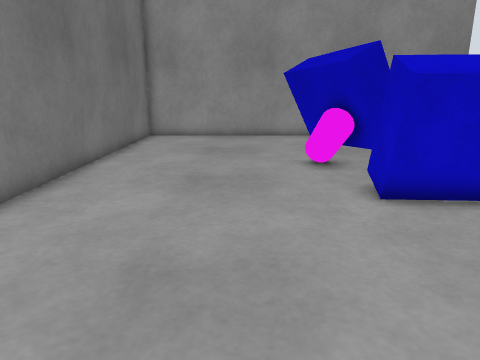
View 1 (above)

12 first-person views from a walk through a robot-simulator world made for Gazebo. The camera is 0.24 m above the floor, tilts 14° down and sees 70° across. The lines on the ground mark 0.25 m squares. The floor is counted in squares, 0.1 m on a side. Each view is taken from the middle of a square. On the plan, view 1 faces up. The plan holds only what a view shows up to about 20 squares ahead; the rest is blank.

View 2
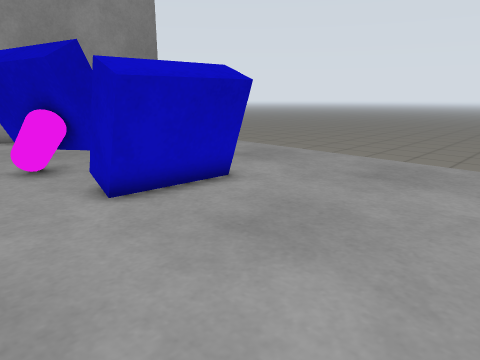

View 3
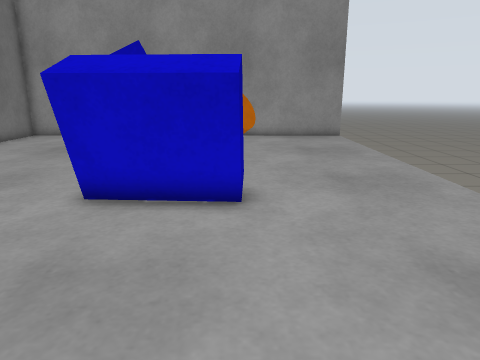

View 4
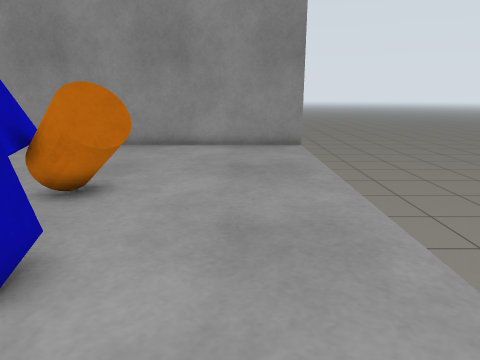

View 5
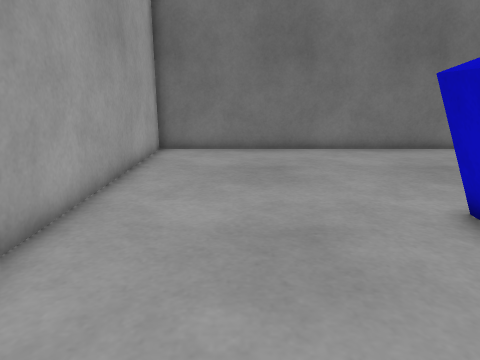

View 6
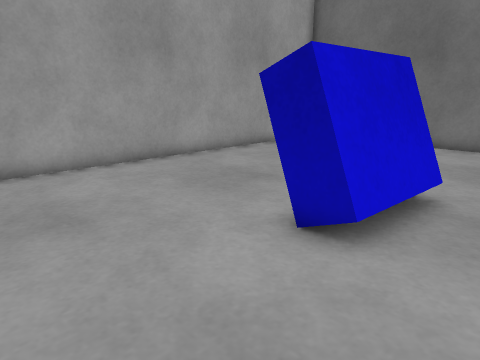

View 7
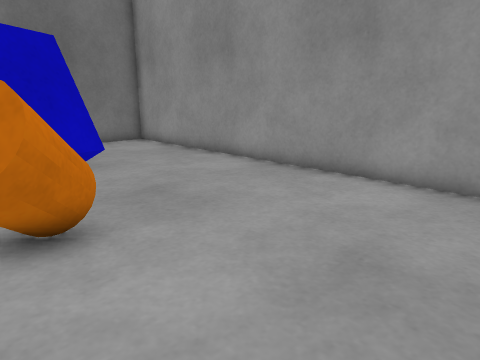

View 8
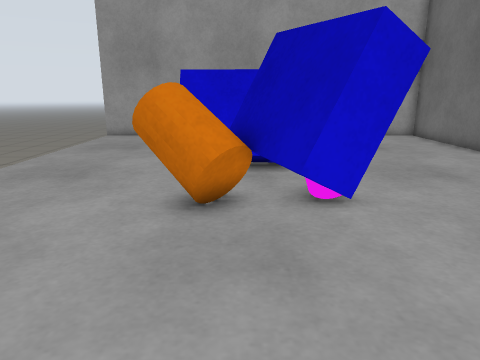

View 9
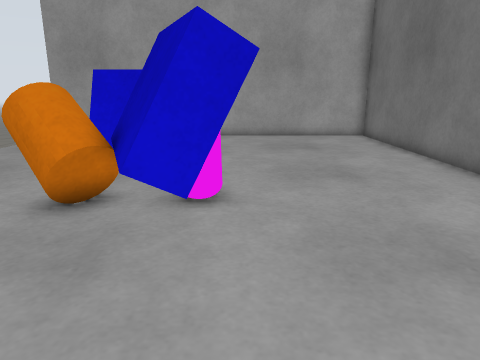

View 10
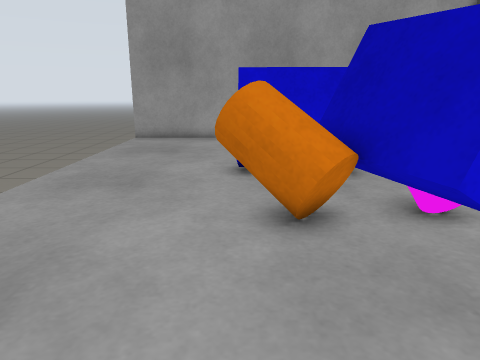

View 11
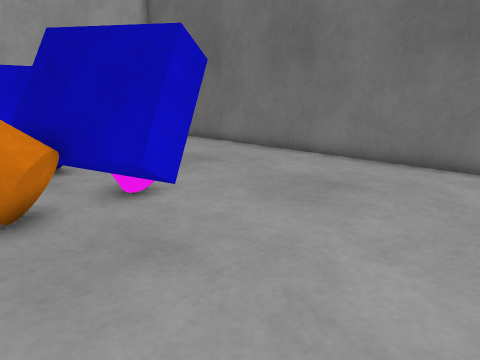

View 12
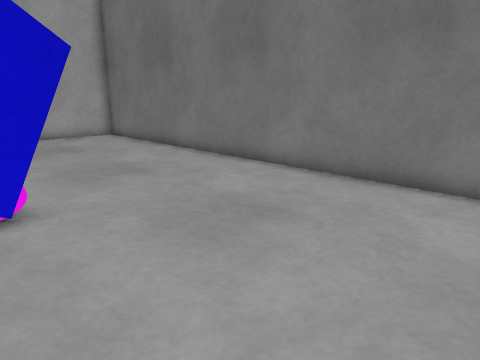

### Floor plan
Key: @ floor where view 1 was taken; # wall or solid block; . floor; v drop or lower ground; B blue box; C magenta cylinder; A barrel.
Columns run from 6 left of view 1 to 13 right of it. Each row starts with its distance up from view 1.
 21  ###################
 20  #.................v
 19 ##.................v
 18 ##.................v
 17 ##.................v
 16 ##.................v
 15 ##.................v
 14 ##......BBB........v
 13 ##......BBBAAA.....v
 12 ##......BBBAAA.....v
 11 ##.......CBBAA.....v
 10 ##.......BB........v
  9 ##.......BBBBB.....v
  8 ##.......BBBBB.....v
  7 ##.......BBBBB.....v
  6 ##.................v
  5 ##.................v
  4 ##.................v
  3 ##.................v
  2 ##.................v
  1 ##.................v
  0 ##....@............v
 -1 ####################

Where each view was taken, in squares from view 1:
view 1: 0 up, 0 right, facing up
view 2: 0 up, 0 right, facing up-right
view 3: 0 up, 7 right, facing up
view 4: 4 up, 10 right, facing up
view 5: 3 up, 10 right, facing left
view 6: 11 up, 12 right, facing down-left
view 7: 11 up, 12 right, facing up-left
view 8: 20 up, 5 right, facing down
view 9: 20 up, 2 right, facing down
view 10: 19 up, 7 right, facing down
view 11: 20 up, 7 right, facing down-left
view 12: 20 up, 4 right, facing down-left
